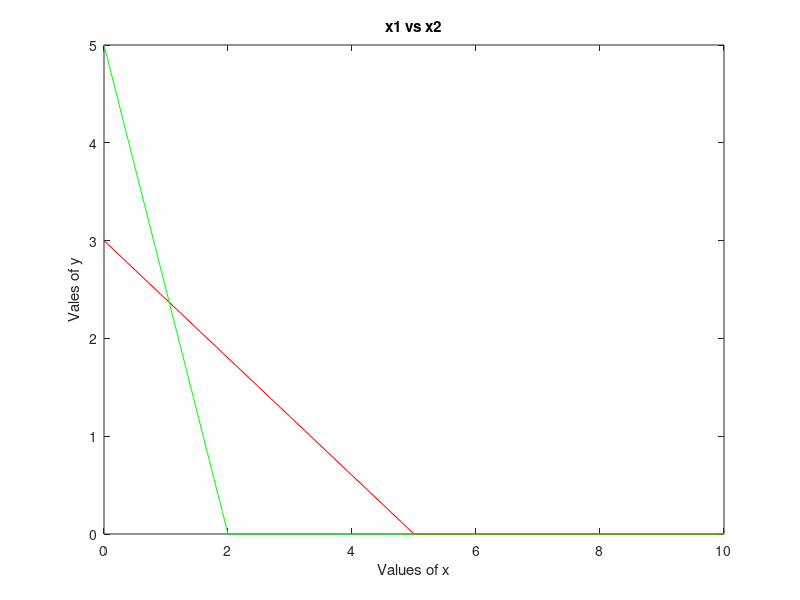

MATLAB code for this plot:
clc 
clear all
%Phase 1 : Input Parameters
C=[5,3];
A=[3,5;5,2];
B=[15;10];
%Phase 2 : Plotting Graph
x1 = 0:0.5:10;
x21 = (B(1)-A(1,1)*x1)/A(1,2);
x22 = (B(2)-A(2,1)*x1)/A(2,2);
x21 = max(0,x21);
x22 = max(0,x22);
plot(x1,x21,'r',x1,x22,'g');
title('x1 vs x2');
xlabel('Values of x');
ylabel('Vales of y');
%Phase 3: Find corner points with axes
c1 = find(x1==0);
c2 = find(x21 == 0);
c3 = find(x22 == 0);
const1 = [x1(:,[c1,c2]);x21(:,[c1,c2])]
const2 = [x1(:,[c1,c3]);x22(:,[c1,c3])]
corpt= unique([const1,const2]','rows')
%Phase 4; Find intersection points
intpt = [];
for i = 1:size(A,1)
    for j = i + 1:size(A,1)
        a = [A(i,:);A(j,:)];
        b = [B(i);B(j)];
        X = a\b;
        if X > 0
            pt = X';
        else
            pt = [];
        end
        intpt = [intpt;pt]
    end
end
%Phase 5: Write all points
altpt=[intpt;corpt];
upt = unique(altpt,'rows');

%Phase 6: Find feasible point
for i = 1: size(A,1)
    constraint = A(i,1)*upt(:,1)+A(i,2)*upt(:,2)-B(i);
    NF = find(constraint > 0 );
    upt(NF,:) = [],
end
disp(upt)
fp = unique(upt,'rows')
%Phase 7: Find optimal poits for min and max
for i = 1:size(fp,1)
    Z(i,:)=fp(i,:)*C';
end
[opt_valmin,index] = min(Z)
[opt_valmax,index1]=max(Z)
opt_minpt=fp(index,:)
opt_maxpt=fp(index1,:)


